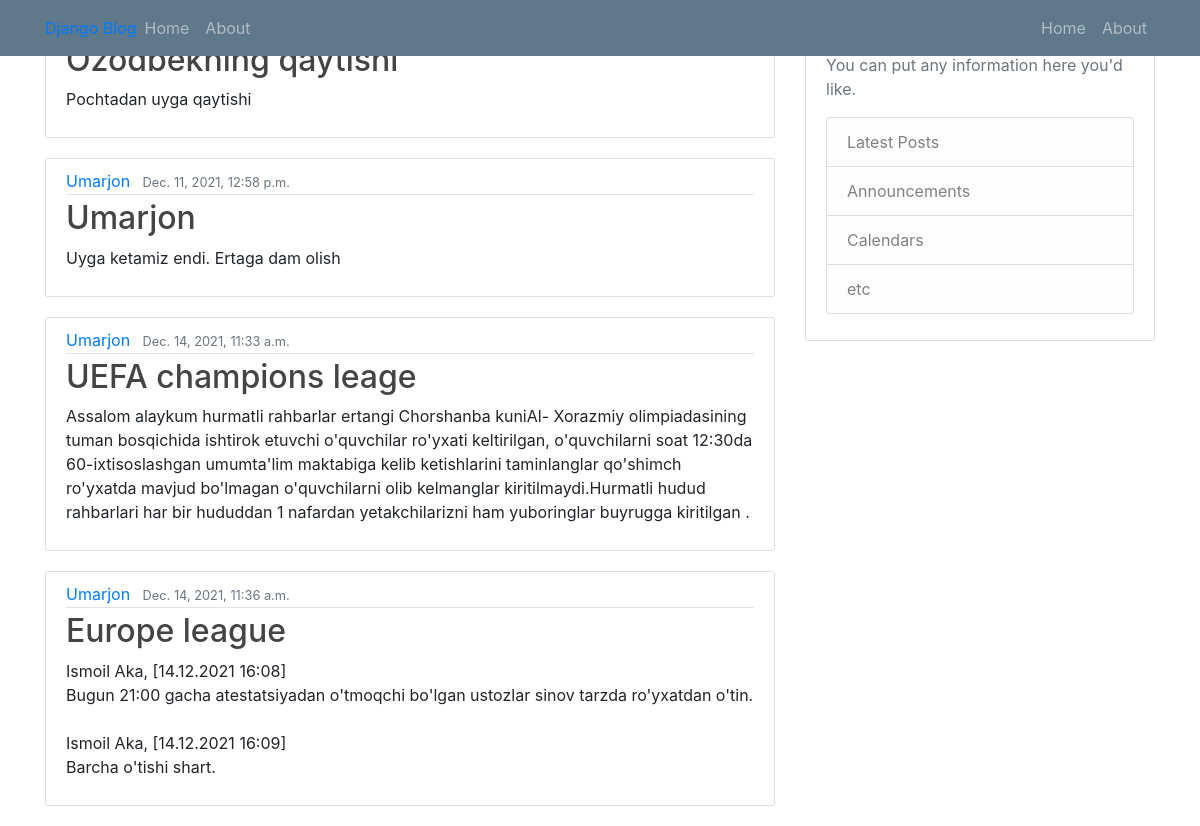
/, run on an earlier commit of the app's database.
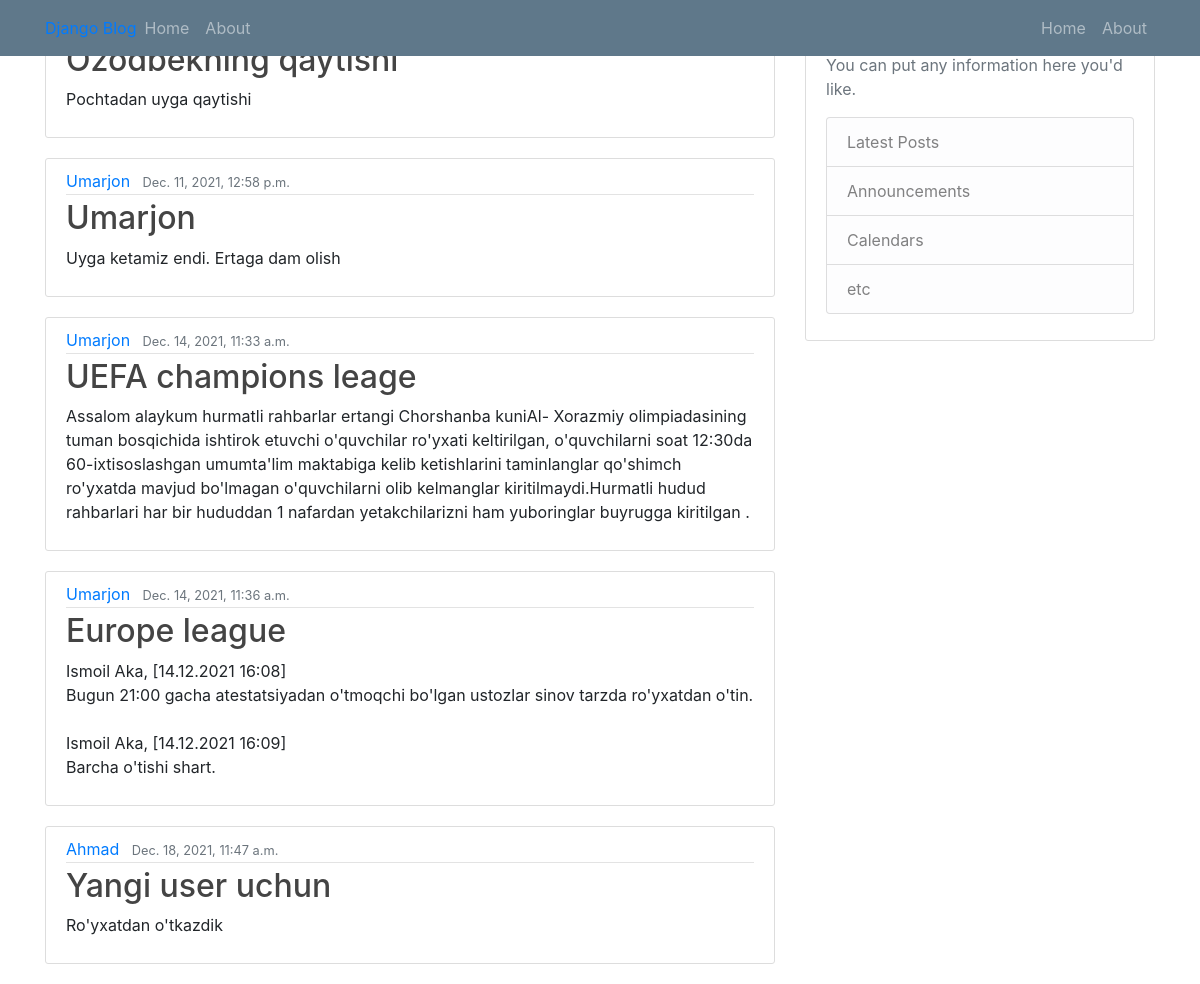
And on a later commit of the database.
### blog/models.py (models this page shows, shortened)
class Post(models.Model):
    title =models.CharField(max_length=100)
    content=models.TextField()
    date_posted = models.DateTimeField(default=timezone.now)
    author = models.ForeignKey(User,on_delete=models.CASCADE)

### blog/views.py (the view)
# urls.py: path('',views.home, name='blog-home'),
def home(request):
    context={'posts':Post.objects.all()}
    return render(request, 'blog/home.html', context)

### blog/templates/blog/home.html
{% extends "blog/base.html" %}
{% block content %}
    {% for post in posts %}
        <article class="media content-section">
          <div class="media-body">
            <div class="article-metadata">
              <a class="mr-2" href="#">{{ post.author }}</a>
              <small class="text-muted">{{ post.date_posted }}</small>
            </div>
            <h2><a class="article-title" href="#">{{ post.title }}</a></h2>
            <p class="article-content">{{ post.content }}</p>
          </div>
        </article>
    {% endfor %}
{% endblock content %}

What changed in the data, as far as the page shows it:
added Post: author "Ahmad", date_posted "Dec. 18, 2021, 11:47 a.m.", title "Yangi user uchun", content "Ro'yxatdan o'tkazdik"
